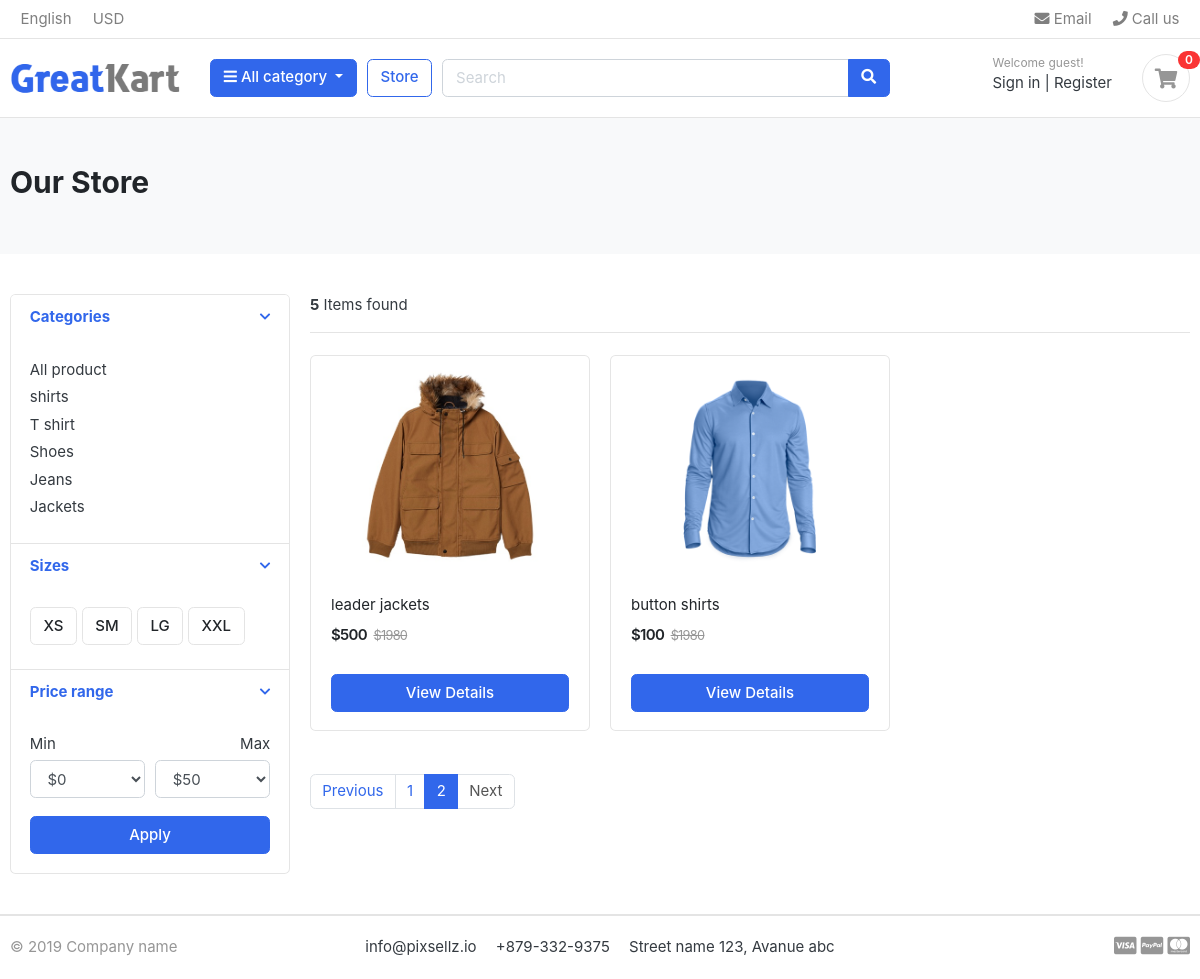
/store/?page=2, run on an earlier commit of the app's database.
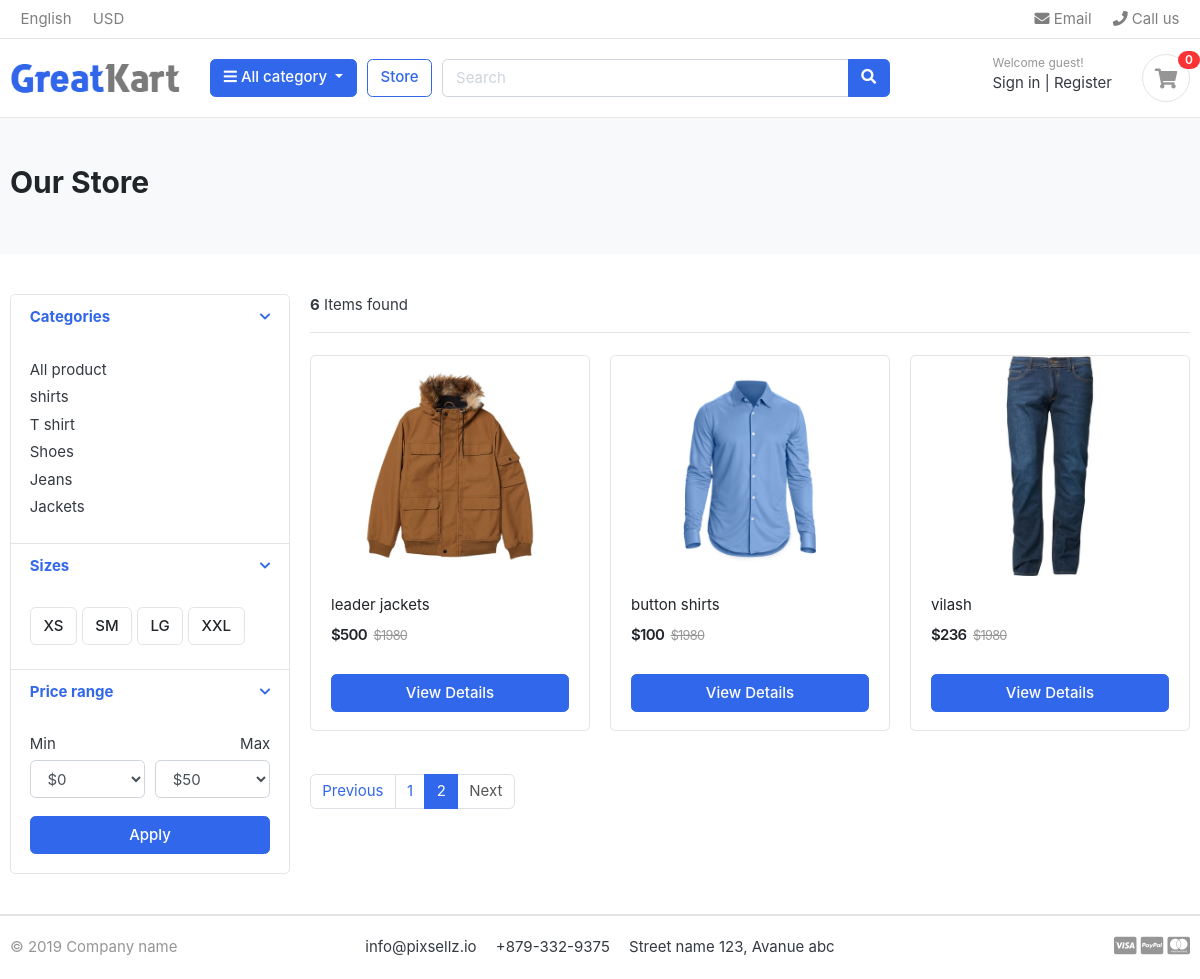
And on a later commit of the database.
### category_app/models.py (models this page shows, shortened)
class Category(models.Model):
    category_name = models.CharField(max_length=50, unique=True)
    slug = models.SlugField(max_length=100, unique=True)
    description = models.TextField(max_length=255, blank=True)
    cat_image = models.ImageField(upload_to='photos/categories', blank=True)
    class Meta:
        verbose_name = 'category'
        verbose_name_plural = 'categories'
    def get_url(self):
        return reverse('products_by_category', args=[self.slug])

### store_app/models.py (models this page shows, shortened)
class Product(models.Model):
    product_name   = models.CharField(max_length=200, unique=True)
    slug           = models.SlugField(max_length=200, unique=True)
    description    = models.TextField(max_length=500, unique=True)
    price          = models.IntegerField()
    images         = models.ImageField(upload_to='photo/products')
    stock          = models.IntegerField()
    is_available   = models.BooleanField(default=True)
    category       = models.ForeignKey(Category, on_delete=models.CASCADE)
    created_date   = models.DateTimeField(auto_now_add=True)
    modified_date  = models.DateTimeField(auto_now=True)
    def get_url(self):
        return reverse('product_detail', args=[self.category.slug, self.slug])

### store_app/views.py (the view)
# urls.py: path('store/', include('store_app.urls')),
def store(request, category_slug=None):
    categories = None
    products   = None
    if category_slug != None:
        categories    = get_object_or_404(Category, slug=category_slug)
        products      = Product.objects.filter(category=categories, is_available=True)
        paginator = Paginator(products,3)
        page      = request.GET.get('page')
        paged_products = paginator.get_page(page)
        product_count = products.count()
    else:
        products = Product.objects.all().filter(is_available=True).order_by('id')
        paginator = Paginator(products,3)
        page      = request.GET.get('page')
        paged_products = paginator.get_page(page)
        product_count = products.count()
    context = {
        'products': paged_products,
        'product_count' : product_count,
    }
    return render(request, 'store/store.html', context)

### carts_app/context_processors.py (called while the page is built)
def counter(request):
    cart_count = 0
    if 'admin' in request.path:
        return {}
    else:
        try:
            cart = Cart.objects.filter(cart_id=_card_id(request))
            cart_items = CartItem.objects.all().filter(cart=cart[:1])
            for i in cart_items:
                cart_count = cart_count + i.quantity
        except Cart.DoesNotExist:
            cart_count = 0
    return dict(cart_count=cart_count)

### carts_app/views.py (called while the page is built)
def _card_id(request):
    cart = request.session.session_key
    if not cart:
        cart = request.session.create()
    return cart

### category_app/context_processors.py (called while the page is built)
def menu_links(request):
    links = Category.objects.all()
    return dict(links=links)

### templates/store/store.html (shortened to what the changed rows need)
{% extends "base.html" %}
{% load static %}
{% block content %}
    <section class="section-pagetop bg">
    <div class="container">
        {% if 'search' in request.path %}
            <h2 class="title-page">Search Result</h2>
        {% else %}
            <h2 class="title-page">Our Store</h2>
        {% endif %}
    </div>
    </section>
<section class="section-content padding-y">
    <div class="container">
    <div class="row">
        <aside class="col-md-3">
    <div class="card">
        <article class="filter-group">
            <div class="filter-content collapse show" id="collapse_1" style="">
                <div class="card-body">
                    <ul class="list-menu">
                    {% for i in links %}
                        <li><a href="{{ i.get_url }}">{{ i.category_name }} </a></li>
                    {% endfor %}
                    </ul>
                </div>
            </div>
        </article>
    </div>
        </aside>
        <main class="col-md-9">
    <header class="border-bottom mb-4 pb-3">
            <div class="form-inline">
                <span class="mr-md-auto"><b>{{ product_count }}</b> Items found </span>
            </div>
    </header>
    <div class="row">
        {% if products %}
        {% for i in products %}
        <div class="col-md-4">
            <figure class="card card-product-grid">
                <div class="img-wrap">
                    <a href="{{ i.get_url }}"><img src="{{i.images.url}}"></a>
                </div>
                <figcaption class="info-wrap">
                    <div class="fix-height">
                        <a href="{{ i.get_url }}" class="title">{{i.product_name}}</a>
                        <div class="price-wrap mt-2">
                            <span class="price">${{i.price}}</span>
                            <del class="price-old">$1980</del>
                        </div>
                    </div>
                    <a href="{{ i.get_url }}" class="btn btn-block btn-primary"> View Details  </a>
                </figcaption>
            </figure>
        </div>
        {% endfor %}
        {% else %}
        <div>
            <h2>No result found. Please try again.</h2>
        </div>
        {% endif %}
    </div>
    <nav class="mt-4" aria-label="Page navigation sample">
    {% if products.has_other_pages %}
      <ul class="pagination">
        {% for i in products.paginator.page_range %}
            {% if products.number == i %}
                <li class="page-item active"><a class="page-link" href="#">{{i}}</a></li>
            {% else %}
                <li class="page-item"><a class="page-link" href="?page={{i}}">{{i}}</a></li>
            {% endif %}
        {% endfor %}
        </ul>
    {% endif %}
    </nav>
        </main>
    </div>
    </div>
    </section>
{% endblock %}

What changed in the data, as far as the page shows it:
added Product: images (picture), product_name "vilash", price "236"
Also different on the page:
{{ product_count }}: "5" → "6"
